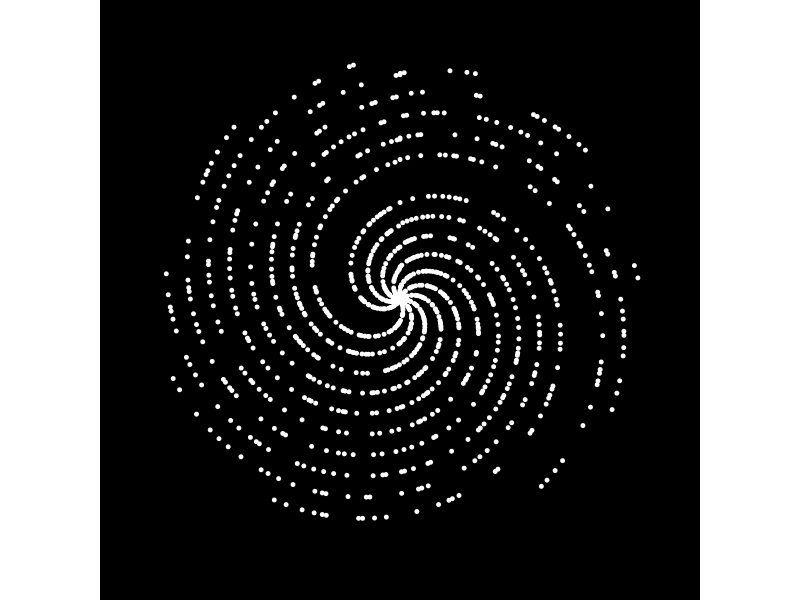
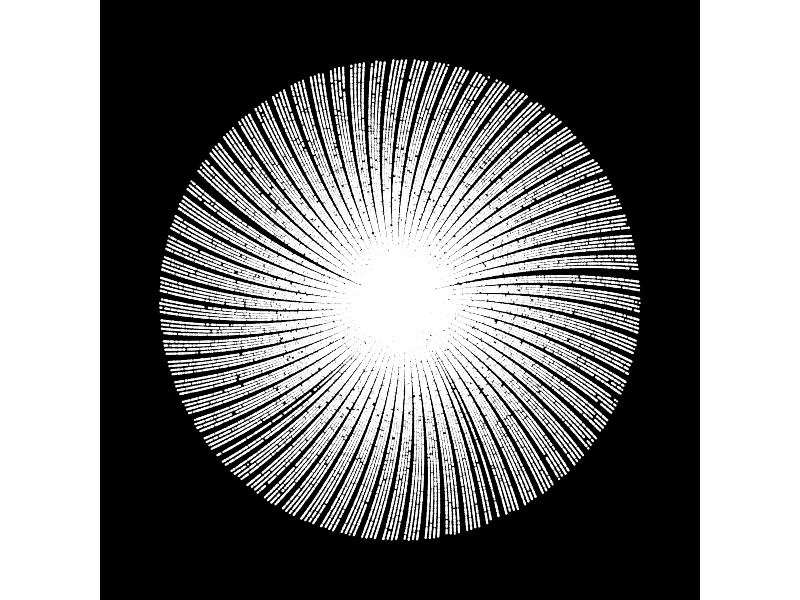
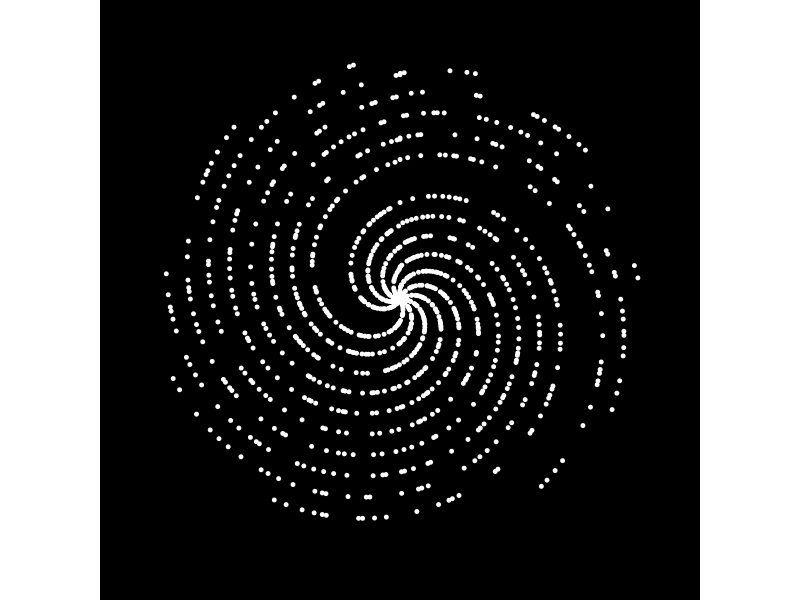
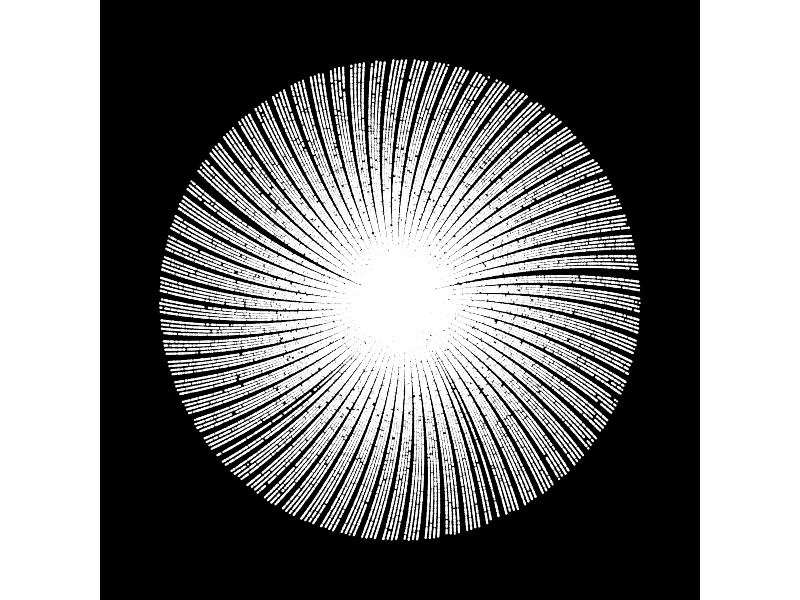

The R source for these figures, in order:
library(ggplot2)
library(dplyr)

dat <- read.csv('primes.txt')
dat.sub <- head(dat, 1000)

plot.spiral <- function(dataset, size = 1) {
  dataset %>%
    ggplot() +
    aes(x = x %% pi, y = x) +
    geom_point(size = size, fill = 'white', color = 'white') +
    coord_polar() +
    theme_void() +
    theme(
      panel.background = element_rect(fill = "black", colour = "black")
    )
}

plot.spiral(dat.sub)
ggsave('1000.png', height = 8, width = 8)

plot.spiral(dat, size = .1)
ggsave('100k.png', height = 12, width = 12)
